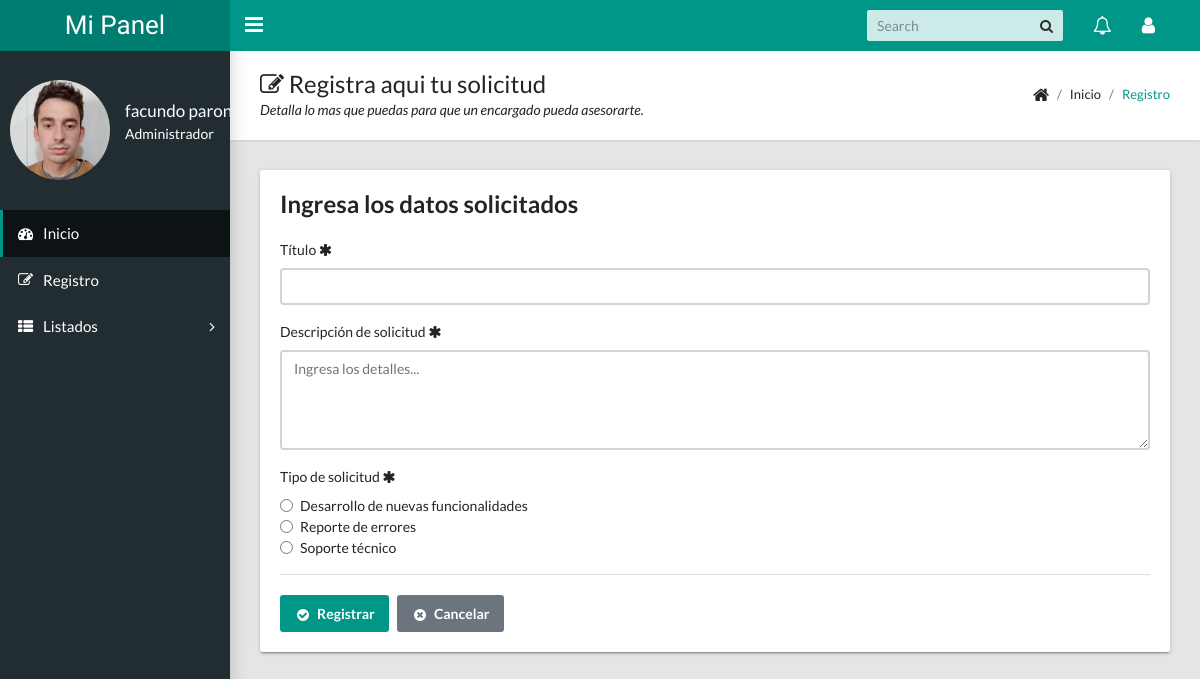
Page /carga.php (signed in) on the committed database.
### tables this page shows
CREATE TABLE `solicitud_tipo` (
  `id` int(11) NOT NULL,
  `tipo_soli` varchar(100) NOT NULL
);

### funciones/carga.php (called while the page is built, shortened)
<?php
function Radios($vConexion){
    $SQL = "select * from solicitud_tipo";
    $Radio = array();
    $rs = mysqli_query($vConexion, $SQL);
    $i = 0;
    while ($data = mysqli_fetch_array($rs)) {
        $Radio[$i]['ID'] = $data['id'];
        $Radio[$i]['TIPO_SOLI'] = $data['tipo_soli'];
        $i++;
    }
    return $Radio;
}
?>

### carga.php (the view, shortened to what this page needs)
<?php
$MiConexion=ConexionBD();
require_once 'funciones/carga.php';
$radios = Radios($MiConexion);
$cant_radios = count($radios);
?>
<!DOCTYPE html>
<html lang="en">
  <head>
    <link rel="stylesheet" type="text/css" href="css/main.css">
    <link rel="stylesheet" type="text/css" href="https://maxcdn.bootstrapcdn.com/font-awesome/4.7.0/css/font-awesome.min.css">
  </head>
  <body class="app sidebar-mini">
    <header class="app-header"><a class="app-header__logo" href="index.html">Mi Panel</a>
      <a class="app-sidebar__toggle" href="#" data-toggle="sidebar" aria-label="Hide Sidebar"></a>
      <ul class="app-nav">
        <li class="app-search">
          <input class="app-search__input" type="search" placeholder="Search">
          <button class="app-search__button"><i class="fa fa-search"></i></button>
        </li>
        <li class="dropdown"><a class="app-nav__item" href="#" data-toggle="dropdown" aria-label="Show notifications"><i class="fa fa-bell-o fa-lg"></i></a>
        </li>
       <?php require_once 'usermenu.php'; ?>
    <?php require_once 'sidebar.php'; ?>
    <main class="app-content">
      <div class="app-title">
        <div>
          <h1><i class="fa fa-edit"></i> Registra aqui tu solicitud</h1>
          <p>Detalla lo mas que puedas para que un encargado pueda asesorarte.</p>
        </div>
        <ul class="app-breadcrumb breadcrumb">
          <li class="breadcrumb-item"><i class="fa fa-home fa-lg"></i></li>
          <li class="breadcrumb-item">Inicio</li>
          <li class="breadcrumb-item"><a href="#">Registro</a></li>
        </ul>
      </div>
      <div class="row">
        <div class="col-md-12">
          <div class="tile">
            <h3 class="tile-title">Ingresa los datos solicitados</h3>
            <div class="bs-component">
            <div class="tile-body">
            <form role="form" method='post'>
                <div class="form-group">
                  <label class="control-label">Título</label> <i class="fa fa-asterisk" aria-hidden="true"></i>
                  <input class="form-control" name="titulo">
                </div>
                <div class="form-group">
                  <label class="control-label">Descripción de solicitud <i class="fa fa-asterisk" aria-hidden="true"></i></label>
                  <textarea name="descripcion" class="form-control" rows="4" placeholder="Ingresa los detalles..."></textarea>
                </div>
                <div class="form-group">
                  <label class="control-label">Tipo de solicitud</label> <i class="fa fa-asterisk" aria-hidden="true"></i>
                  <?php for ($j = 0; $j < $cant_radios;$j++) {?>
                  <div class="form-check">
                    <label class="form-check-label">
                      <input class="form-check-input" type="radio"  name="radio" value="<?php echo $radios[$j]['ID'] ?>"><?php echo $radios[$j]['TIPO_SOLI'] ?>
                    </label>
                  </div>
                  <?php } ?>
                </div>
                <div class="tile-footer">
              <button class="btn btn-primary" type="submit" ><i class="fa fa-fw fa-lg fa-check-circle"></i>Registrar</button>&nbsp;&nbsp;&nbsp;<a class="btn btn-secondary" href="index.php"><i class="fa fa-fw fa-lg fa-times-circle"></i>Cancelar</a>
            </div>
            </div>
          </div>
        </div>
      </div>
    </main>
  </body>
</html>

### rows in the picture
solicitud_tipo: tipo_soli "Desarrollo de nuevas funcionalidades"
solicitud_tipo: tipo_soli "Reporte de errores"
solicitud_tipo: tipo_soli "Soporte técnico"

### other values in the picture
$_SESSION['Usuario_Nombre'] "facundo"
$_SESSION['Usuario_Rol'] "Administrador"
